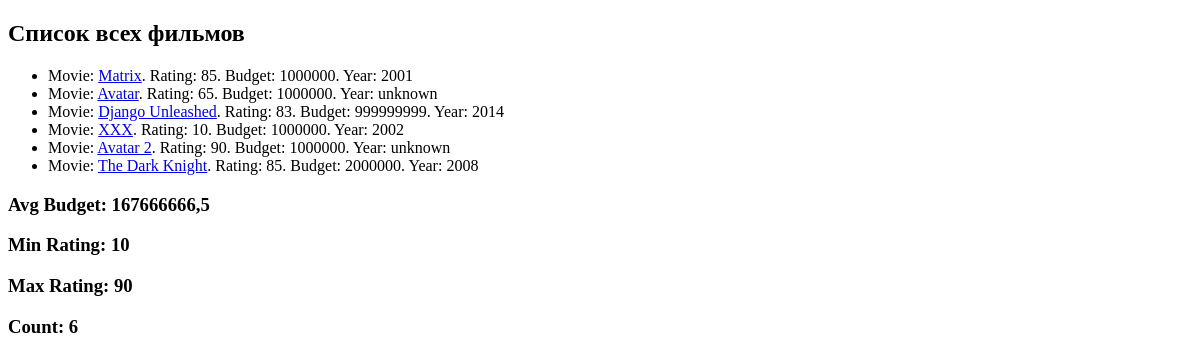
/, run on an earlier commit of the app's database.
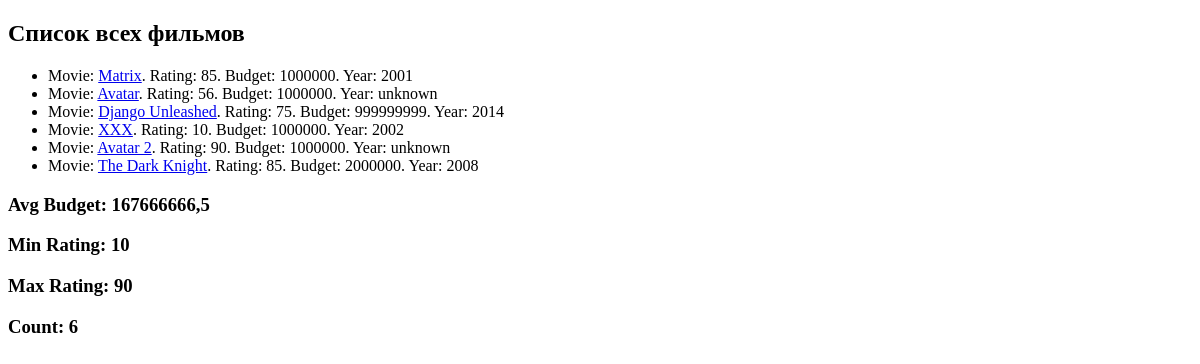
And on a later commit of the database.
### movie_app/models.py (models this page shows, shortened)
class Movie(models.Model):
    EUR = 'EUR'
    USD = 'USD'
    RUB = 'RUB'
    CURRENCY_CHOICES = [
        (EUR, 'Euro'),
        (USD, 'Dollars'),
        (RUB, 'Rubles')
    ]
    name = models.CharField(max_length=40)
    rating = models.IntegerField(validators=[MinValueValidator(1), MaxValueValidator(100)])
    year = models.IntegerField(null=True, blank=True)  # allows null registers in this field
    budget = models.IntegerField(default=1000000, validators=[MinValueValidator(0)])  # default value if not set
    currency = models.CharField(max_length=3, choices=CURRENCY_CHOICES, default=RUB)  # default is only for new register
    slug = models.SlugField(default='', null=False, db_index=True)  # db_index -> searching in DB is faster
    def get_url(self):
        return reverse('movie-detail', args=[self.slug])

### movie_app/views.py (the view)
# urls.py: path('', views.show_all_movies),
def show_all_movies(request):
    movies = Movie.objects.annotate(true_bool=Value(True),
                                    false_bool=Value(False),
                                    str_field=Value('hello'),
                                    int_field=Value(123),
                                    new_budget=F('budget') + 100
                                    ).annotate(new_field=F('rating') + F('year'))
    agg = movies.aggregate(Avg("budget"), Max("rating"), Min("rating"), Count('name'))
    return render(request, 'movie_app/all_movies.html', {
        'movies': movies,
        'agg': agg,
        'total': movies.count()
    })

### movie_app/templates/movie_app/all_movies.html (shortened to what this page needs)
{% extends 'movie_app/base.html' %}
{% block content %}
    <h2>Список всех фильмов</h2>
    <ul>
        {% for movie in movies %}
        <li>
            Movie: <a href="{{ movie.get_url }}">{{ movie.name }}</a>.
            Rating: {{ movie.rating }}.
            Budget: {{ movie.budget }}.
            Year: {{ movie.year|default:'unknown' }}
        </li>
        {% endfor %}
    </ul>
    <h3>Avg Budget: {{ agg.budget__avg }}</h3>
    <h3>Min Rating: {{ agg.rating__min }}</h3>
    <h3>Max Rating: {{ agg.rating__max }}</h3>
    <h3>Count: {{ total }}</h3>
{% endblock %}

What changed in the data, as far as the page shows it:
changed Movie "Avatar": rating "65" → "56"
changed Movie "Django Unleashed": rating "83" → "75"
